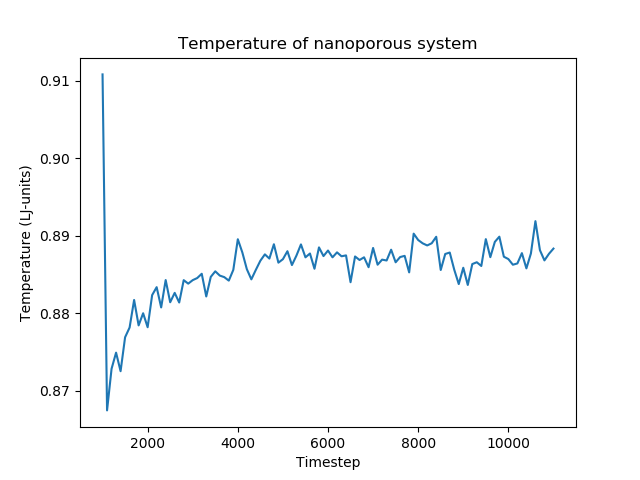

Write the Python code that produced this figure.
import pandas as pd
import numpy as np
import matplotlib.pyplot as plt
import os

def read_log(log, thermo):
    with open(log, 'r') as infile:
        with open(thermo, 'w') as outfile:
            header = 'Step'
            bottom = 'Loop'
            line = infile.readline()
            while(header not in line):
                line = infile.readline()

            while(bottom not in line):
                outfile.write(line)
                line = infile.readline()

infile = 'log.lammps'
outfile = 'temp.csv'
if not os.path.exists(infile):
    os.system('lmp_serial < in.half')
read_log(infile, outfile)
df = pd.read_csv(outfile, delim_whitespace=True)

plt.plot(df['Step'], df['Temp'])
plt.title("Temperature of nanoporous system")
plt.xlabel("Timestep")
plt.ylabel("Temperature (LJ-units)")
plt.savefig("temperature.png")
